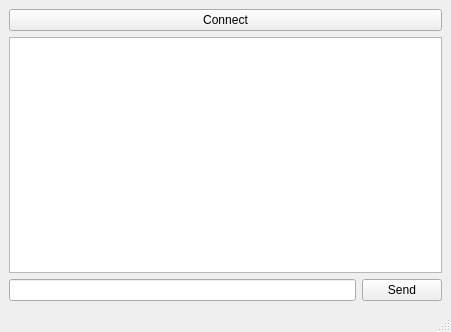
<?xml version="1.0" encoding="UTF-8"?>
<ui version="4.0">
 <class>MainWindow</class>
 <widget class="QMainWindow" name="MainWindow">
  <property name="geometry">
   <rect>
    <x>0</x>
    <y>0</y>
    <width>451</width>
    <height>332</height>
   </rect>
  </property>
  <property name="windowTitle">
   <string>MainWindow</string>
  </property>
  <widget class="QWidget" name="centralwidget">
   <layout class="QVBoxLayout" name="verticalLayout">
    <item>
     <layout class="QHBoxLayout" name="horizontalLayout">
      <item>
       <widget class="QPushButton" name="connectButton">
        <property name="text">
         <string>Connect</string>
        </property>
       </widget>
      </item>
     </layout>
    </item>
    <item>
     <widget class="QTextEdit" name="textEdit"/>
    </item>
    <item>
     <layout class="QHBoxLayout" name="horizontalLayout_2">
      <item>
       <widget class="QLineEdit" name="message"/>
      </item>
      <item>
       <widget class="QPushButton" name="sendButton">
        <property name="text">
         <string>Send</string>
        </property>
       </widget>
      </item>
     </layout>
    </item>
   </layout>
  </widget>
  <widget class="QMenuBar" name="menubar">
   <property name="geometry">
    <rect>
     <x>0</x>
     <y>0</y>
     <width>451</width>
     <height>21</height>
    </rect>
   </property>
  </widget>
  <widget class="QStatusBar" name="statusbar"/>
 </widget>
 <resources/>
 <connections/>
</ui>
